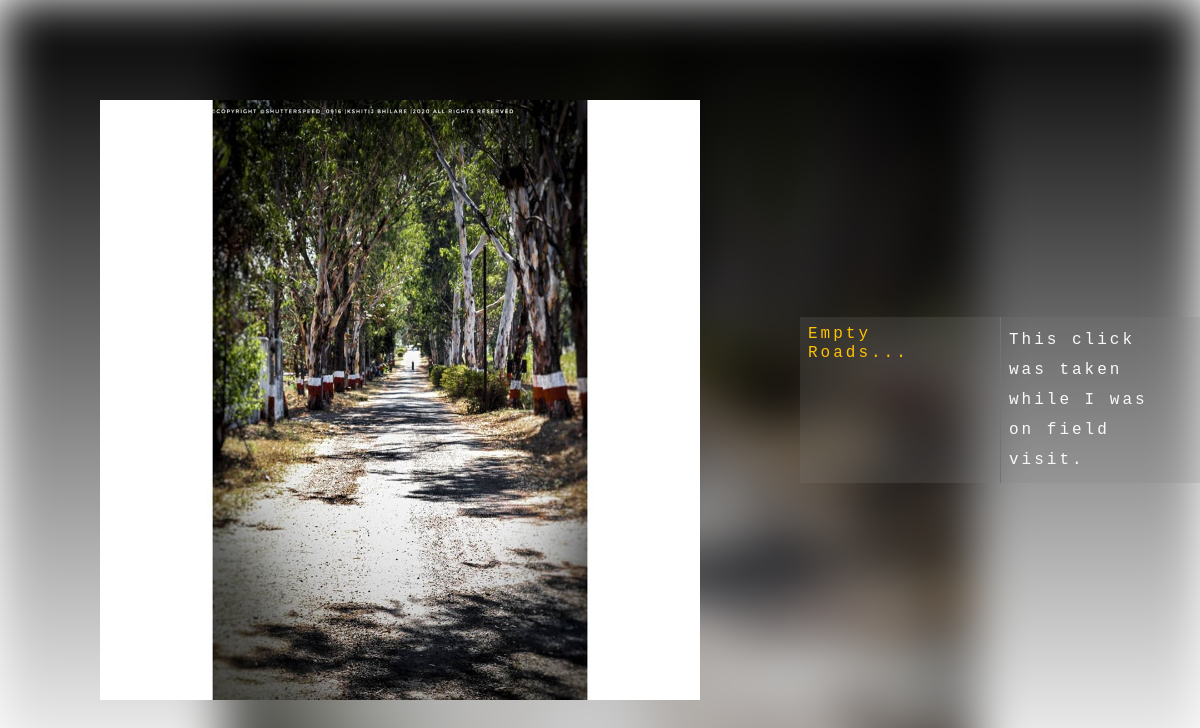
/photo/16/, run on the app's committed database.
### gallery/models.py (models this page shows, shortened)
class Photo(models.Model):
    title = models.CharField(max_length=32)
    description = models.TextField()
    date_posted = models.DateTimeField(default=timezone.now)
    img = models.ImageField(upload_to='Photos')
    img_thumb = models.ImageField(upload_to='Photos/thumbnails')
    instagram = models.URLField(default="https://www.instagram.com/")

### gallery/views.py (the view)
# urls.py: path('photo/<int:photo_id>/', views.photo_view, name="gallery-photo"),
def photo_view(request, photo_id=1) :
    context = {
        'profile': Profile.objects.filter(id=1).first(),
        'title': "Photo",
        'photo': Photo.objects.filter(id=photo_id).first(),
    }
    return render(request, 'gallery/photo_view.html', context)

### gallery/templates/gallery/photo_view.html (shortened to what this page needs)
{% extends "gallery/base.html" %} {% block content %}
<div class="row h-100 w-100 mx-auto">
  <div class="col-md-8 m-auto">
    <img
      src="{{photo.img.url}}"
      alt="pic"
      style="max-height: 75vh; object-fit: scale-down; cursor: pointer;"
      id="picture"
    />
  </div>
  <div class="col-md-4 m-auto">
    <div class="row" id="pictureView-desc">
      <div class="col p-0">
        <h6 class="p-2 text-warning">{{photo.title}}</h6>
      </div>
      <div class="col">
        <p class="p-2 m-0 text-light border-left border-secondary">
          {{photo.description}}
        </p>
      </div>
    </div>
  </div>
</div>
{% endblock content %}

### gallery/static/gallery/main.css (style rules this page uses)
* { margin: 0; padding: 0; box-sizing: border-box; }
img { width: 100%; }
#pictureView-desc { background: rgba(128, 128, 128, 0.2); letter-spacing: 3px; line-height: 30px; font-family: monospace; }

### data on the page
Photo: img (picture), title "Empty Roads...", description "This click was taken while I was on field visit."
